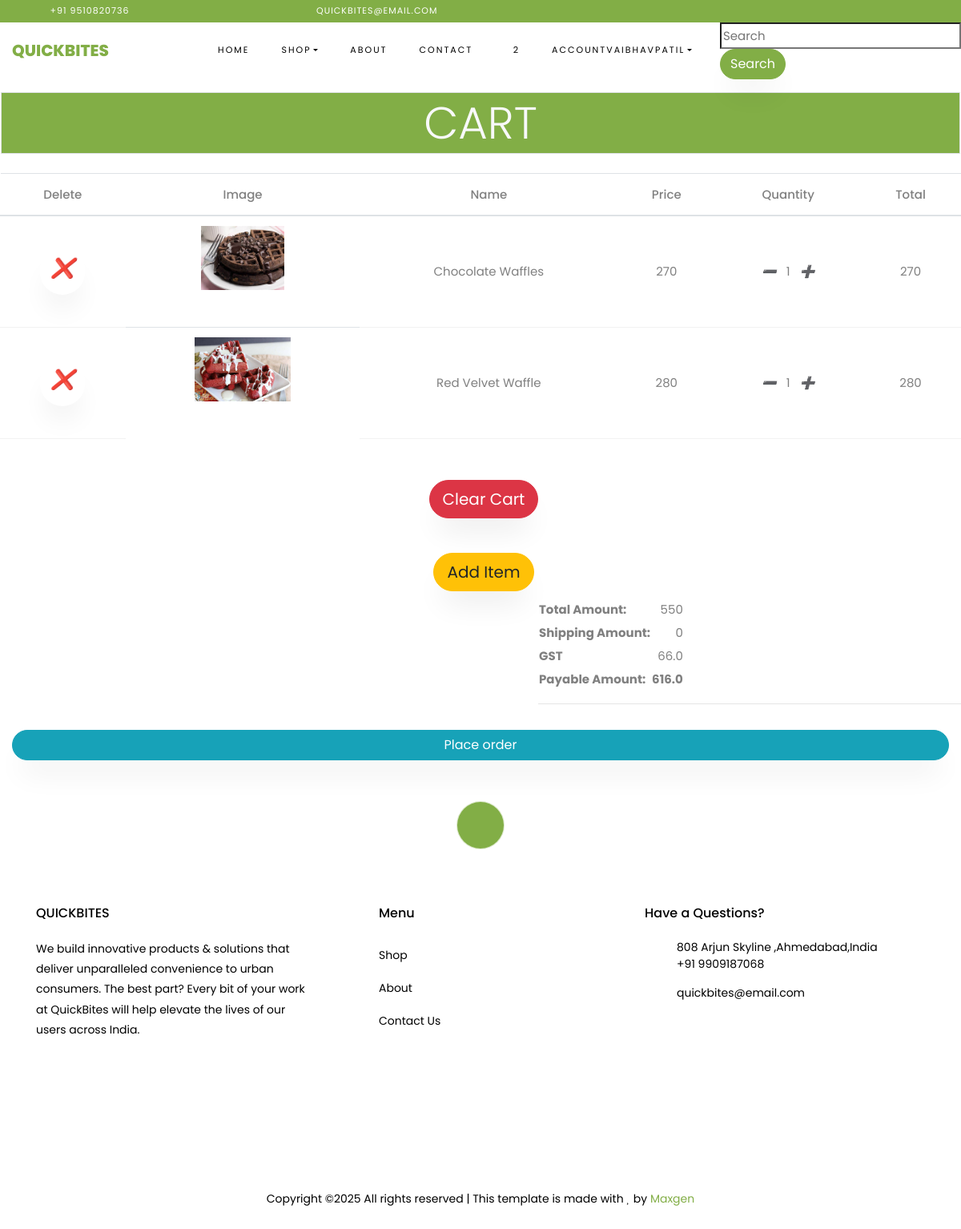
The page /cart/ (signed in) on the database its author committed.
### myapp/models.py (models this page shows, shortened)
class Cart(models.Model):
    user = models.ForeignKey(User,on_delete=models.CASCADE)
    product= models.ForeignKey(productmodel,on_delete=models.CASCADE)
    quantity = models.IntegerField(default=1)
    def prod_total(self):
        return (self.product.sell_price * self.quantity)

class productmodel(models.Model):
    pcate = models.ForeignKey(Maincategory,null=True,on_delete=models.CASCADE,blank=True)
    name = models.CharField(max_length=100)
    image = models.ImageField(upload_to='image/product')
    og_price = models.IntegerField(default=0)
    discount = models.IntegerField(default=0)
    discount_price = models.IntegerField(default=0)
    sell_price = models.IntegerField(default=0)

### myapp/views.py (the view)
# urls.py: path('cart/', CartView, name='cart'),
def CartView(request):
    if request.user.is_authenticated:
        cart_count = Cart.objects.filter(user=request.user).count()
        cart_items = Cart.objects.filter(user=request.user)
        sub_total = 0
        ship_charged = 0
        GST = 0
        grand_total = 0
        user = request.user
        get_address_id = request.GET.get('add')
        for i in cart_items:
            sub_total += i.prod_total()
            total = sub_total + ship_charged
            GST = total*0.12
            grand_total = GST+ total
    else:
        return redirect('login')
    context = {'cart_count': cart_count, 'cart_items': cart_items, 'sub_total': sub_total,
               'ship_charge': ship_charged, 'GST':  GST  ,'grand_total': grand_total}
    return render(request, 'cart.html', context)

### myapp/templates/cart.html (shortened to what this page needs)
{% extends 'base.html' %}
{% load static %}
{% block body %}
            <div class="container-fluid p-3">
              <div class="row">
                <div class="col-sm-12 m-0 p-0">
                  <h2 class="display-4 p-1 border text-center text-light bg-secondary">CART</h2>
                </div>
              </div>
      </div>
      <div class="row">
          <div class="col-sm-12 table-responsive ">
            <table class="table   ">
              <thead>
                <tr>
                  <th scope="col">Delete</th>
                  <th scope="col">Image</th>
                  <th scope="col">Name</th>
                  <th scope="col">Price</th>
                  <th scope="col">Quantity</th>
                  <th scope="col">Total</th>
                </tr>
              </thead>
              <tbody>
                {% for i in cart_items %}
                <tr>
                  <td><a class="btn" href="/deletecart/{{i.id}}">
                  <h4> <i class="fas fa-trash text-danger">❌ </i> </h4> </a> </td>
                  <th><img style="height: 80px;" src="{{i.product.image.url}}" alt=""></th>
                  <td>{{i.product.name}}</td>
                  <td>{{i.product.sell_price}}</td>
                  <td>
                    <a class="text-dark mr-2" href="/minuscart/{{i.id}}"><i class="fas fa-minus-circle">➖</i></a>
                    {{i.quantity}}
                    <a class="text-dark ml-2" href="/pluscart/{{i.id}}/"><i class="fas fa-plus-circle">➕</i></a>
                  </td>
                  <td>{{i.prod_total}}</td>
                  {% empty %}
                </tr>
                {% endfor %}
              </tbody>
            </table>
          </div>
        </div>
<br>
    <div class="row">
      <div class="col-sm-12 p-2   text-center">
        <a href="/clearcart/" class="btn btn-lg btn-danger ml-2" type="submit"> Clear Cart</a>
      </div>
    </div>
<br>
<div class="row">
  <div class="col-sm-12 p-2   text-center">
    <a href="/allproducts/" class="btn btn-lg btn-warning ml-2" type="submit"> Add Item </a>
  </div>
<br>
    <div class="col " style="margin-left: 42rem;" >
      <table class = "center">
        <tbody>
          <tr>
            <td><strong class="">Total Amount:</strong>
            <td class="text-right">{{sub_total}}</td>
            </td>
          </tr>
          <tr>
            <td><strong class="">Shipping Amount:</strong>
            <td class="text-right">{{ship_charge}}</td>
            </td>
          </tr>
          <tr>
            <td><strong class="">GST </strong>
            <td class="text-right">{{GST}}</td>
            </td>
          </tr>
          <tr>
            <td><strong class="">Payable Amount:</strong>
            <td class="text-right"><strong>{{grand_total}}</strong></td>
            </td>
          </tr>
        </tbody>
      </table>
      <hr>
    </div>
  </div>
  <div class="col mt-3">
    <a href="/checkout/" class="btn btn-block btn-info" type="submit"> Place order </a>
  </div>
<br>
<br>
<br>
  {% endblock body %}

### myapp/templates/base.html (shortened to what this page needs)
{% load static %}
<!DOCTYPE html>
<html lang="en">
  <head>
    <link rel="stylesheet" href="{% static 'css/open-iconic-bootstrap.min.css' %}">
    <link rel="stylesheet" href="{% static 'css/animate.css' %}">
    <link rel="stylesheet" href="{% static 'css/owl.carousel.min.css' %}">
    <link rel="stylesheet" href="{% static 'css/owl.theme.default.min.css' %}">
    <link rel="stylesheet" href="{% static 'css/magnific-popup.css' %}">
    <link rel="stylesheet" href="{% static 'css/aos.css' %}">
    <link rel="stylesheet" href="{% static 'css/ionicons.min.css' %}">
    <link rel="stylesheet" href="{% static 'css/bootstrap-datepicker.css' %}">
    <link rel="stylesheet" href="{% static 'css/jquery.timepicker.css' %}">
    <link rel="stylesheet" href="{% static 'css/flaticon.css' %}">
    <link rel="stylesheet" href="{% static 'css/icomoon.css' %}">
    <link rel="stylesheet" href="{% static 'css/style.css' %}">
  </head>
  <body class="goto-here">
		<div class="py-1 bg-primary">
    	<div class="container">
    		<div class="row no-gutters d-flex align-items-start align-items-center px-md-0">
	    		<div class="col-lg-12 d-block">
		    		<div class="row d-flex">
		    			<div class="col-md pr-4 d-flex topper align-items-center">
					    	<div class="icon mr-2 d-flex justify-content-center align-items-center"><span class="icon-phone2"></span></div>
						    <span class="text">+91 9510820736</span>
					    </div>
					    <div class="col-md pr-4 d-flex topper align-items-center">
					    	<div class="icon mr-2 d-flex justify-content-center align-items-center"><span class="icon-paper-plane"></span></div>
						    <span class="text">QUICKBITES@email.com</span>
					    </div>
					    <div class="col-md-5 pr-4 d-flex topper align-items-center text-lg-right">
              </div>
				    </div>
			    </div>
		    </div>
		  </div>
    </div>
    <nav class="navbar navbar-expand-lg navbar-dark ftco_navbar bg-dark ftco-navbar-light" id="ftco-navbar">
	    <div class="container">
	      <a class="navbar-brand" href="/home/">QUICKBITES</a>
	      <div class="collapse navbar-collapse" id="ftco-nav">
	        <ul class="navbar-nav ml-auto">
	          <li class="nav-item active"><a href="{% url 'home' %}" class="nav-link">Home</a></li>
	          <li class="nav-item dropdown">
              <a class="nav-link dropdown-toggle" href="#" id="dropdown04" data-toggle="dropdown" aria-haspopup="true" aria-expanded="false">Shop</a>
            </li>
	          <li class="nav-item"><a href="/about/" class="nav-link">About</a></li>
	          <li class="nav-item"><a href="/contact/" class="nav-link">Contact</a></li>
            {% if request.user.is_authenticated %}
	          <li class="nav-item cta cta-colored"><a href="/cart/" class="nav-link"><span class="icon-shopping_cart"></span>{{cart_count}}</a></li>
            <div class="collapse navbar-collapse" id="ftco-nav">
            {% endif %}
              <ul class="navbar-nav ml-auto">
                <li class="nav-item dropdown">
                  <a class="nav-link dropdown-toggle" href="#" id="dropdown04" data-toggle="dropdown" aria-haspopup="true" aria-expanded="false">Account{{request.user}}</a>
                </li>
              </ul>
            </div>
	        </ul>
	      </div>
	    </div>
        <div class="search-box">
           <form action="/searchview/" class="d-flex">
              <div class="input-group">
                <input type="search" placeholder="Search" name="search" aria-label="Search" class="form -controls">
                <span class="input-group-btn">
                  <button class="btn btn-primary" type="submit"> Search </button>
                </span>
              </div>
            </form>
        </div>
    </nav>
     {% block body %}
     {% endblock body %}
  <footer class="ftco-footer ftco-section">
    <div class="container">
        <div class="row">
            <div class="mouse">
                      <a href="#" class="mouse-icon">
                          <div class="mouse-wheel"><span class="ion-ios-arrow-up"></span></div>
                      </a>
                  </div>
        </div>
      <div class="row mb-5">
        <div class="col-md">
          <div class="ftco-footer-widget mb-4">
            <h2 class="ftco-heading-2">QUICKBITES</h2>
            <p>We build innovative products & solutions that deliver unparalleled convenience to urban consumers.
              The best part? Every bit of your work at QuickBites will help elevate the lives of our users across India.
              </p>
            <ul class="ftco-footer-social list-unstyled float-md-left float-lft mt-5">
            </ul>
          </div>
        </div>
        <div class="col-md">
          <div class="ftco-footer-widget mb-4 ml-md-5">
            <h2 class="ftco-heading-2">Menu</h2>
            <ul class="list-unstyled">
              <li><a href="/allproducts/" class="py-2 d-block">Shop</a></li>
              <li><a href="/about/" class="py-2 d-block">About</a></li>
              <li><a href="/contact/" class="py-2 d-block">Contact Us</a></li>
            </ul>
          </div>
        </div>
        <div class="col-md">
          <div class="ftco-footer-widget mb-4">
              <h2 class="ftco-heading-2">Have a Questions?</h2>
              <div class="block-23 mb-3">
                <ul>
                  <li><span class="icon icon-map-marker"></span><span class="text">808 Arjun Skyline ,Ahmedabad,India</span></li>
                  <li><a href="#"><span class="icon icon-phone"></span><span class="text">+91 9909187068</span></a></li>
                  <li><a href="#"><span class="icon icon-envelope"></span><span class="text">quickbites@email.com</span></a></li>
                </ul>
              </div>
          </div>
        </div>
      </div>
      <div class="row">
        <div class="col-md-12 text-center">
          <p>
                        Copyright &copy;<script>document.write(new Date().getFullYear());</script> All rights reserved | This template is made with <i class="icon-heart color-blue" aria-hidden="true"></i> by <a href="http://127.0.0.1:8000/home/" target="_blank">Maxgen</a>
                      </p>
        </div>
      </div>
    </div>
  </footer>
</body>
</html>

### static/css/icomoon.css (style rules this page uses)
[class^="icon-"], [class*=" icon-"] { font-family: 'icomoon' !important; speak: none; font-style: normal; font-weight: normal; font-variant: normal; text-transform: none; line-height: 1; -webkit-font-smoothing: antialiased; -moz-osx-font-smoothing: grayscale; }
.icon-heart:before { content: "\f004"; }
.icon-map-marker:before { content: "\f041"; }
.icon-phone:before { content: "\f095"; }
.icon-envelope:before { content: "\f0e0"; }
.icon-paper-plane:before { content: "\f1d8"; }
.icon-phone2:before { content: "\e0cd"; }
.icon-shopping_cart:before { content: "\e8cc"; }

### rows shown on the page
Cart: product.image (picture), product.name "Chocolate Waffles", product.sell_price "270", quantity "1", prod_total "270"
Cart: product.image (picture), product.name "Red Velvet Waffle", product.sell_price "280", quantity "1", prod_total "280"

### other values the page prints
{{ cart_count }} "2"
{{ request.user }} "VAIBHAVPATIL"
{{ sub_total }} "550"
{{ ship_charge }} "0"
{{ GST }} "66.0"
{{ grand_total }} "616.0"
